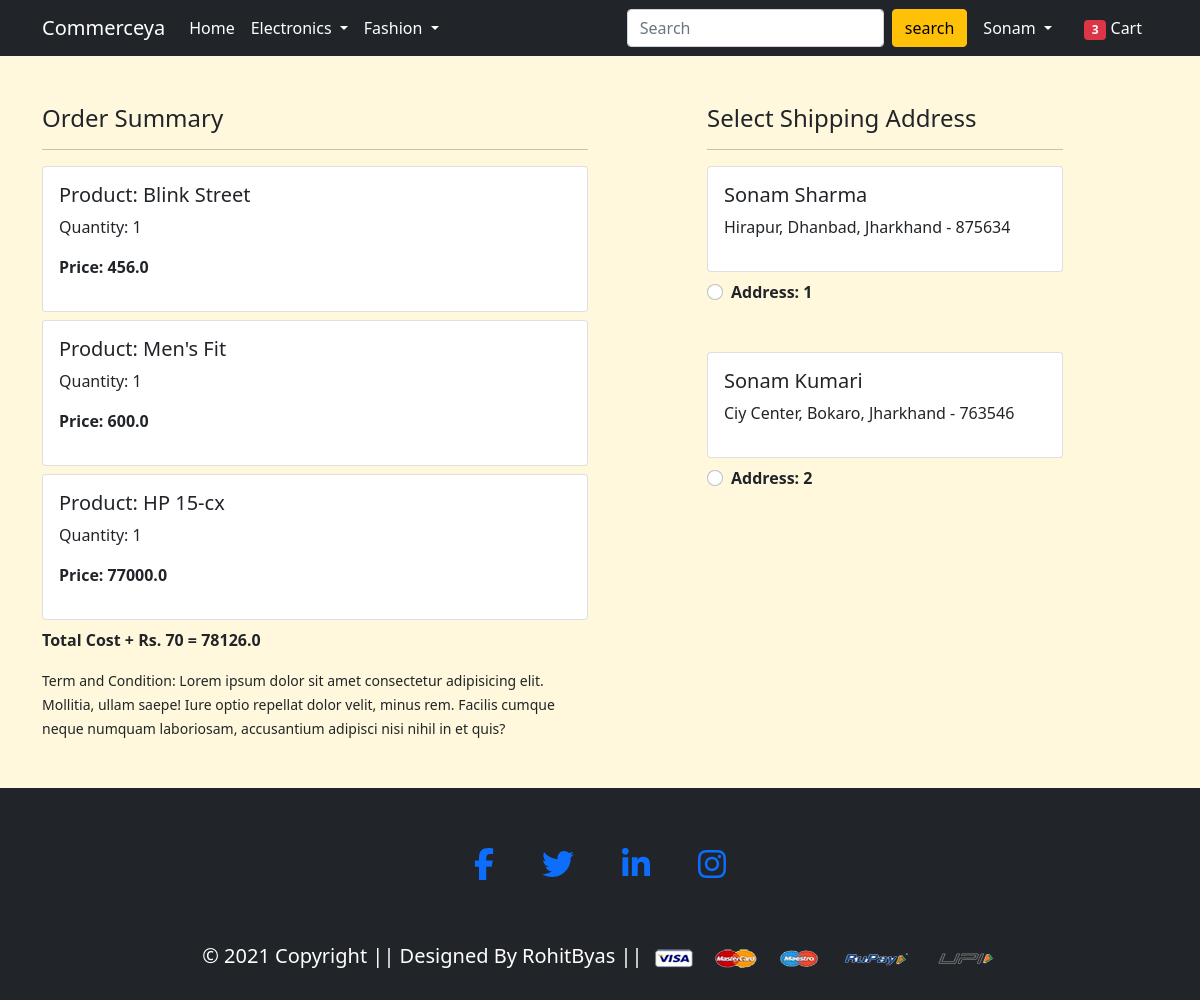
The app's page /checkout/ (signed in) with its own data.
### app/models.py (models this page shows, shortened)
class Cart(models.Model):
    user=models.ForeignKey(User,on_delete=models.CASCADE)
    product=models.ForeignKey(Product,on_delete=models.CASCADE)
    quantity=models.PositiveIntegerField(default=1)
    @property
    def total_cost(self):
        return self.quantity*self.product.discounted_price

class Product(models.Model):
    title=models.CharField(max_length=100)
    selling_price=models.FloatField()
    discounted_price=models.FloatField()
    description=models.TextField()
    brand=models.CharField(max_length=100)
    category=models.CharField(choices=CATEGORY_CHOICES,max_length=2)
    product_image=models.ImageField(upload_to='productimg')

class Customer(models.Model):
    user=models.ForeignKey(User,on_delete=models.CASCADE)
    name=models.CharField(max_length=200)
    locality=models.CharField(max_length=200)
    city=models.CharField(max_length=50)
    zipcode=models.IntegerField()
    state=models.CharField(choices=STATE_CHOICES,max_length=50)

### app/views.py (the view)
# urls.py: path('checkout/', views.checkout, name='checkout'),
@login_required
def checkout(request):
    user=request.user
    add=Customer.objects.filter(user=user)
    cart_items=Cart.objects.filter(user=user)
    amount=0.0
    shipping_amount=70.0
    totalamount=0.0
    cart_product=[p for p in Cart.objects.all() if p.user==request.user]
    if cart_product:
        for p in cart_product:
            tempamount=(p.quantity*p.product.discounted_price)
            amount+=tempamount
        totalamount=amount+shipping_amount
    totalitem=len(Cart.objects.filter(user=request.user))
    return render(request, 'app/checkout.html',{'add':add,'totalamount':totalamount,'cart_items':cart_items,'totalitem':totalitem})

### app/templates/app/checkout.html (shortened to what this page needs)
{% extends 'app/base.html' %}
{% load static %}
{% block main-content %}
<div class="container">
  <div class="row mt-5">
    <div class="col-sm-6">
      <h4>Order Summary</h4>
      <hr>
      {% for item in cart_items %}
      <div class="card mb-2">
        <div class="card-body">
          <h5>Product: {{item.product.title}}</h5>
          <p>Quantity: {{item.quantity}}</p>
          <p class="fw-bold">Price: {{item.total_cost}}</p>
        </div>
      </div>
      {% endfor %}
      <p class="fw-bold">Total Cost + Rs. 70 = {{totalamount}}</p>
      <small>Term and Condition: Lorem ipsum dolor sit amet consectetur adipisicing elit. Mollitia, ullam saepe! Iure
        optio repellat dolor velit, minus rem. Facilis cumque neque numquam laboriosam, accusantium adipisci nisi nihil
        in et quis?</small>
    </div>
    <div class="col-sm-4 offset-sm-1">
      <h4>Select Shipping Address</h4>
      <hr>
      <form action="/paymentdone" id="myform">
        {% for ad in add %}
        <div class="card">
          <div class="card-body">
            <h5>{{ad.name}}</h5>
            <p>{{ad.locality}}, {{ad.city}}, {{ad.state}} - {{ad.zipcode}}</p>
          </div>
        </div>
        <div class="form-check mt-2 mb-5">
          <input class="form-check-input" type="radio" name="custid" id="custadd{{forloop.counter}}" value="{{ad.id}}">
          <label class="form-check-label fw-bold" for="custadd{{forloop.counter}}">
            Address: {{forloop.counter}} </label>
        </div>
        {% endfor %}
      </form>
    </div>
  </div>
</div>
{% endblock main-content %}

### app/templates/app/base.html (shortened to what this page needs)
<!doctype html>
{% load static %}
<html lang="en">
  <head>
    <link href="https://cdn.jsdelivr.net/npm/bootstrap@5.0.0-beta1/dist/css/bootstrap.min.css" rel="stylesheet">
    <link rel="stylesheet" href="{% static 'app/css/owl.carousel.min.css' %}">
    <link rel="stylesheet" href="{% static 'app/css/all.min.css' %}">
    <link rel="stylesheet" href="{% static 'app/css/style.css' %}">
  </head>
  <body style=" background-color:cornsilk">
    <nav class="navbar navbar-expand-lg navbar-dark bg-dark" >
     <div class="container">
       <a class="navbar-brand" href="/">Commerceya</a>
       <div class="collapse navbar-collapse" id="navbarSupportedContent">
         <ul class="navbar-nav me-auto mb-2 mb-lg-0">
           <li class="nav-item">
             <a class="nav-link active" aria-current="page" href="/">Home</a>
           </li>
           <li class="nav-item dropdown">
             <a class="nav-link dropdown-toggle text-white" href="#" id="electronicsDropdown" role="button" data-bs-toggle="dropdown" aria-expanded="false">
               Electronics
             </a>
           </li>
           <li class="nav-item dropdown">
             <a class="nav-link dropdown-toggle text-white" href="#" id="fashionDropdown" role="button" data-bs-toggle="dropdown" aria-expanded="false">
               Fashion
             </a>
           </li>
         </ul>
         <form class="d-flex">
           <input class="form-control me-2" type="search" placeholder="Search" aria-label="Search">
           <button class="btn btn-warning" type="submit">search</button>
         </form>
         <div>
          <ul class="navbar-nav me-auto mb-2 mb-lg-0">
            {% if request.user.is_authenticated %}
           <li class="nav-item dropdown mx-2">
              <a class="nav-link dropdown-toggle text-white" href="#" id="profileDropdown" role="button" data-bs-toggle="dropdown" aria-expanded="false">
                {{request.user.username|capfirst}}
              </a>
            </li>
            <li class="nav-item mx-2">
             <a href="{% url 'showcart' %}" class="nav-link text-white"><span class="badge bg-danger">{{totalitem}}</span> Cart </a>
            </li>
            {% endif %}
          </ul>
         </div>
       </div>
     </div>
    </nav>
    {% block main-content %} {% endblock main-content %}
  <footer class="container-fluid bg-dark text-white text-center p-2 mt-5">
    <div class="container" >
      <div class="row d-flex justify-content-center">
        <div class="col d-flex justify-content-center my-5 pt-1">
          <a href="https://www.facebook.com/rohitbyas.sherwan/" class="fb-ic">
            <i class="fab fa-facebook-f fa-lg white-text mx-3 mx-md-4 fa-2x"> </i>
          </a>
          <a href="https://twitter.com/byas_rohit" class="tw-ic">
            <i class="fab fa-twitter fa-lg white-text mx-3 mx-md-4 fa-2x"> </i>
          </a>
          <a href= "https://www.linkedin.com/in/rohit-byas"class="li-ic">
            <i class="fab fa-linkedin-in fa-lg white-text mx-3 mx-md-4 fa-2x"> </i>
          </a>
          <a  href="https://www.instagram.com/captian366/" class="ins-ic">
            <i class="fab fa-instagram fa-lg white-text mx-3 mx-md-4 fa-2x"> </i>
          </a>
        </div>
      </div>
    </div>
    <div class="footer-copyright text-center py-3" class="text-white"><h5>© 2021 Copyright || Designed By RohitByas ||
      <img src="{% static 'app/images/payment.png' %}" alt="" srcset="" class="img-fluid" height="2px">
    </div>
  </footer>
  </body>
</html>

### records on screen
Cart: product "Blink Street", quantity "1", total_cost "456.0"
Cart: product "Men's Fit", quantity "1", total_cost "600.0"
Cart: product "HP 15-cx", quantity "1", total_cost "77000.0"
Customer: name "Sonam Sharma", locality "Hirapur", city "Dhanbad", state "Jharkhand", zipcode "875634"
Customer: name "Sonam Kumari", locality "Ciy Center", city "Bokaro", state "Jharkhand", zipcode "763546"

### other values on screen
{{ request.user.username|capfirst }} "Sonam"
{{ totalitem }} "3"
{{ totalamount }} "78126.0"
